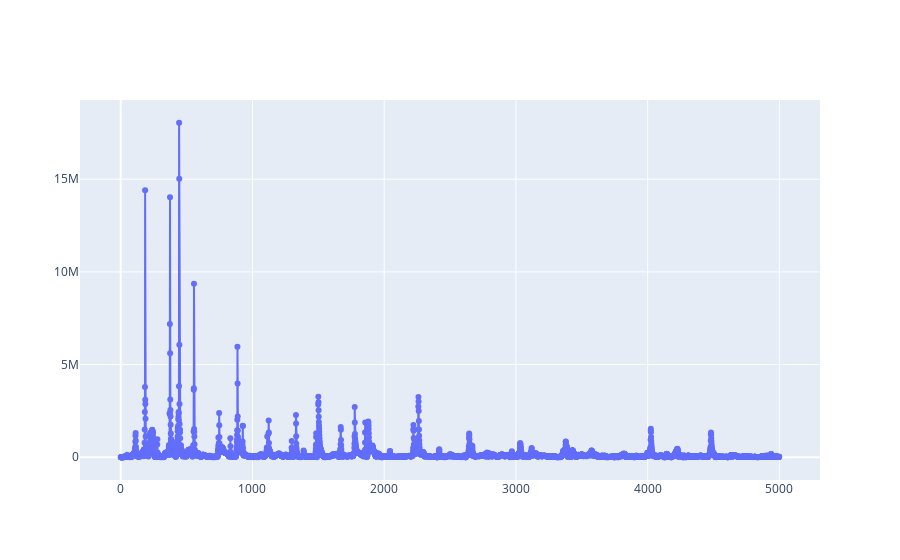

Notebook cell for this chart:
### Code cell
fig = go.Figure()

fig.add_trace(go.Scatter(x = np.arange(left, right), y = res, mode = 'lines+markers'))
fig.show()

### Figure 1 — Plotly figure (JSON) as saved in the notebook; plotly's stock layout.template omitted (floating-point values rounded to 4 significant figures; data arrays with more than 128 entries replaced by an {"elided": "..."} marker saying what was removed)
{"data": [{"mode": "lines+markers", "type": "scatter", "x": {"elided": "5000 int values"}, "y": {"elided": "22050 float values"}}], "layout": {}}
